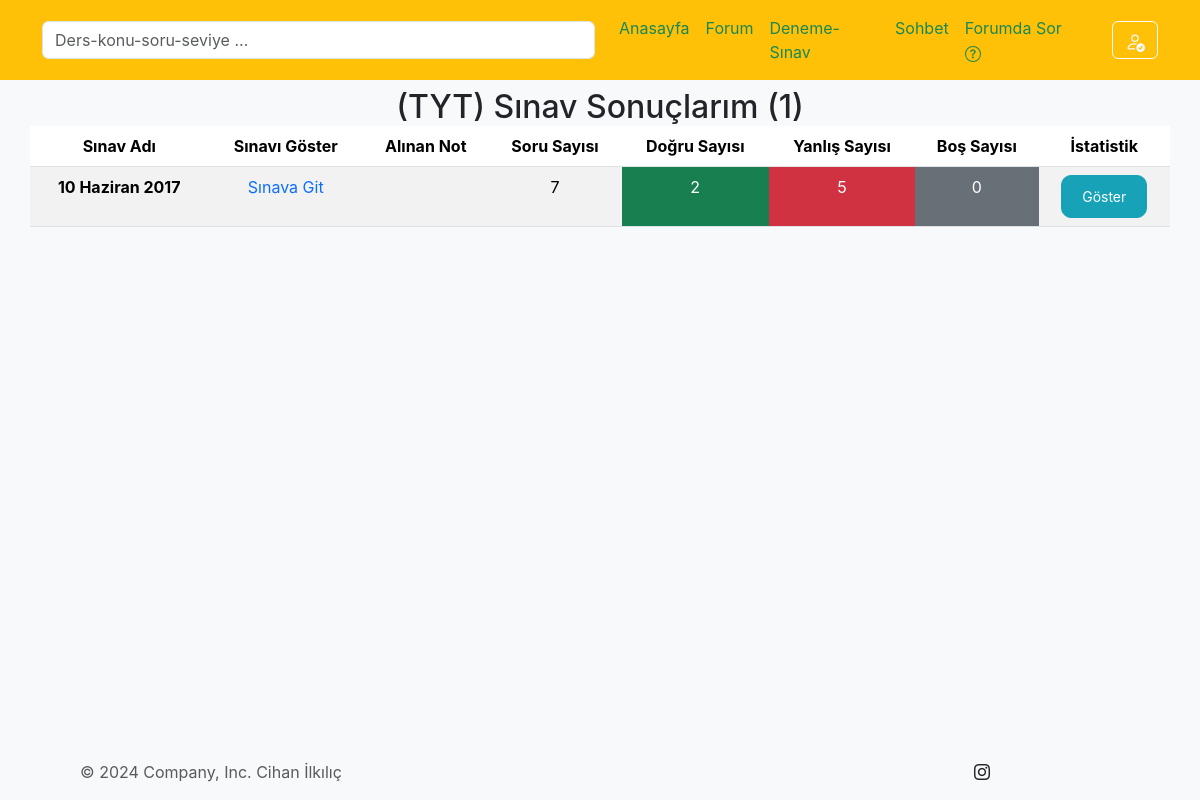
The page /testing_and_exam/tyt_result_show/ (signed in) on the database its author committed.
### testing_and_exam/models.py (models this page shows, shortened)
class TYT_Table(models.Model):
    author=models.ForeignKey(User,on_delete = models.CASCADE,verbose_name="SINAVA KATILAN")# bunu django hazır kullanıcı tablosundan alıyoruz
    Date_Choice = models.CharField(max_length=100, verbose_name="SINAV ADI", blank=True, null=True)
    Total_Number_Of_Questions=models.CharField(max_length=3,verbose_name="TOPLAM SORU SAYISI", blank=True, null=True)
    Number_Of_True=models.CharField(max_length=3,verbose_name="TOPLAM DOĞRU SAYISI", blank=True, null=True)
    Number_Of_False=models.CharField(max_length=3,verbose_name="TOPLAM YANLIŞ SAYISI", blank=True, null=True)
    Number_Of_Empty=models.CharField(max_length=3,verbose_name="TOPLAM BOŞ SAYISI", blank=True, null=True)
    Exam_Score = models.CharField(max_length=3,verbose_name="SINAVDAN ALDIĞI PUAN", blank=True, null=True)
    Exam_Rating = models.CharField(max_length=3,verbose_name="SINAV DERECESİ", blank=True, null=True)
    Completion_Time = models.CharField(max_length=50,verbose_name="SINAV BİTİRME SÜRESİ", blank=True, null=True)
    Exam_Date = models.DateTimeField(auto_now=False,verbose_name="SINAV BİTİRME TARİHİ")
    class Meta:
        verbose_name_plural = "TYT SINAV TABLOSU"

### testing_and_exam/views.py (the view)
# urls.py: path('tyt_result_show/', views.tyt_result_show, name='tyt_result_show'),
def tyt_result_show(request):
    if request.user.is_authenticated:
        user=request.user
        exam_finif = TYT_Table.objects.filter(author=user).order_by('-id')
        cnt=exam_finif.count()
        context ={
            'exam_finif':exam_finif,
            'cnt':cnt
        }
        return render(request,"testing_and_exam/tyt_result_show.html",context)
    else:
        return redirect('quizorder:index')

### templates/testing_and_exam/tyt_result_show.html (shortened to what this page needs)
{% include 'base/layout.html' %}
{% block body %}
<h2 class="card-title text-center">(TYT) Sınav Sonuçlarım ({{cnt}})</h2>
<div style="max-height: 500px; overflow-y: auto;" class="mb-5">
    <table class="table table-striped table-hover container">
        <thead class="fixed-header">
            <tr class="text-center">
                <th scope="col">Sınav Adı</th>
                <th scope="col">Sınavı Göster</th>
                <th scope="col">Alınan Not</th>
                <th scope="col">Soru Sayısı</th>
                <th scope="col">Doğru Sayısı</th>
                <th scope="col">Yanlış Sayısı</th>
                <th scope="col">Boş Sayısı</th>
                <th scope="col">İstatistik</th>
            </tr>
        </thead>
        <tbody>
            {% if exam_finif %}
            {% for exam_finifs in  exam_finif%}
            <tr class="text-center">
                <th scope="row" class="text-center">{{exam_finifs.Date_Choice}}</th>
                <td><p><a class="link-offset-2 link-underline link-underline-opacity-0" href="{% url "testing_and_exam:show_tyt_result_details" exam_finifs.Date_Choice %}">Sınava Git</a></p></td>
                <td class="text-center">{{exam_finifs.Testing_Score}}</td>
                <td>{{exam_finifs.Total_Number_Of_Questions}}</td>
                <td class="text-bg-success text-center">{{exam_finifs.Number_Of_True}}</td>
                <td class="text-bg-danger text-center">{{exam_finifs.Number_Of_False}}</td>
                <td class="text-bg-secondary text-center">{{exam_finifs.Number_Of_Empty}}</td>
                <td><a tabindex="0" class="btn btn-sm btn-danger popover-dismiss" role="button" data-bs-toggle="popover" data-bs-trigger="focus" data-bs-html="true"  title="{{exam_finifs.Date_Choice}}" data-bs-content='<strong>Toplam Katılım:100</strong><br><em>Sıralaman:12</em><br><p>Başarı Durumu:İyi</p>'>Göster</a></td>
            </tr>
            {% endfor %}
            {% else %}
            <tr>
                <td colspan="8" class="text-bg-danger text-center"><p>Herhangi bir sınavınız yok.</p></td>
            </tr>
            {% endif %}
        </tbody>
    </table>
</div>
  {% endblock body %}
{% include 'base/footer.html' %}

### templates/base/navbar.html (style rules this page uses)
body { font-family: -apple-system, BlinkMacSystemFont, 'Segoe UI', Roboto, Oxygen, Ubuntu, Cantarell, 'Open Sans', 'Helvetica Neue', sans-serif; background-color: #f8f9fa; padding-top: 20px; }

### templates/testing_and_exam/tyt_result_show.html (style rules this page uses)
.popover-dismiss { background-color: #17a2b8; color: #fff; border-color: #17a2b8; border-radius: 10px; padding: 10px 20px; }
.fixed-header th { position: sticky; top: 0; background-color: #ffffff; z-index: 999; }

### rows shown on the page
TYT_Table: Date_Choice "10 Haziran 2017", Total_Number_Of_Questions "7", Number_Of_True "2", Number_Of_False "5", Number_Of_Empty "0"

### other values the page prints
{{ cnt }} "1"
